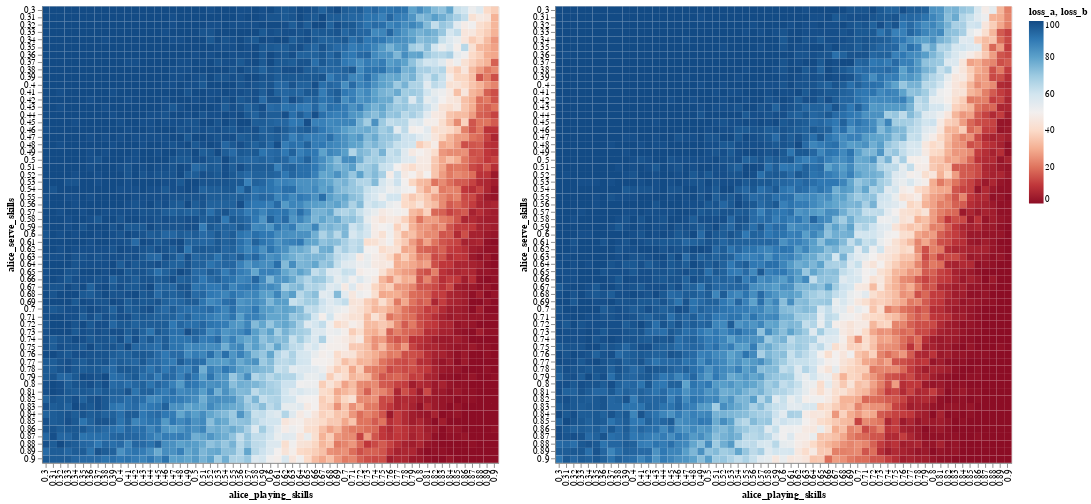

Notebook cell for this chart:
### Code cell
x, y = np.meshgrid(alice_serve_skills, alice_playing_skills)

source = pd.DataFrame({'alice_playing_skills': x.ravel(),
                     'alice_serve_skills': y.ravel(),
                     'loss_a': scores_a.ravel(),
                     'loss_b': scores_b.ravel(),
                     'diff': (scores_a - scores_b).ravel()})

base = alt.Chart(source).mark_rect().encode(
    x='alice_playing_skills:O',
    y='alice_serve_skills:O',
).properties(
    width=500,
    height=500
)

chart_a = base.encode(color=alt.Color('loss_a:Q', scale=alt.Scale(scheme='redblue')))# + base.mark_text(baseline='middle').encode(text='loss_a:Q', color=alt.value('black'))
chart_b = base.encode(color=alt.Color('loss_b:Q', scale=alt.Scale(scheme='redblue')))# + base.mark_text(baseline='middle').encode(text='loss_b:Q', color=alt.value('black'))
chart_diff = base.encode(color=alt.Color('diff:Q', scale=alt.Scale(scheme='redblue', domain=[-30, 30])))# + base.mark_text(baseline='middle').encode(text='diff:Q', color=alt.value('black'))

(chart_a | chart_b)

### Figure 1 — Vega-Lite specification as saved in the notebook (floating-point values rounded to 4 significant figures; data arrays with more than 128 entries replaced by an {"elided": "..."} marker saying what was removed)
{"$schema": "https://vega.github.io/schema/vega-lite/v3.4.0.json", "config": {"mark": {"tooltip": null}, "view": {"height": 300, "width": 400}}, "data": {"name": "data-6957c54b95a156abf4c54975b6256eb3"}, "datasets": {"data-6957c54b95a156abf4c54975b6256eb3": {"elided": "3721 records"}}, "hconcat": [{"encoding": {"color": {"field": "loss_a", "scale": {"scheme": "redblue"}, "type": "quantitative"}, "x": {"field": "alice_playing_skills", "type": "ordinal"}, "y": {"field": "alice_serve_skills", "type": "ordinal"}}, "height": 500, "mark": "rect", "width": 500}, {"encoding": {"color": {"field": "loss_b", "scale": {"scheme": "redblue"}, "type": "quantitative"}, "x": {"field": "alice_playing_skills", "type": "ordinal"}, "y": {"field": "alice_serve_skills", "type": "ordinal"}}, "height": 500, "mark": "rect", "width": 500}]}
